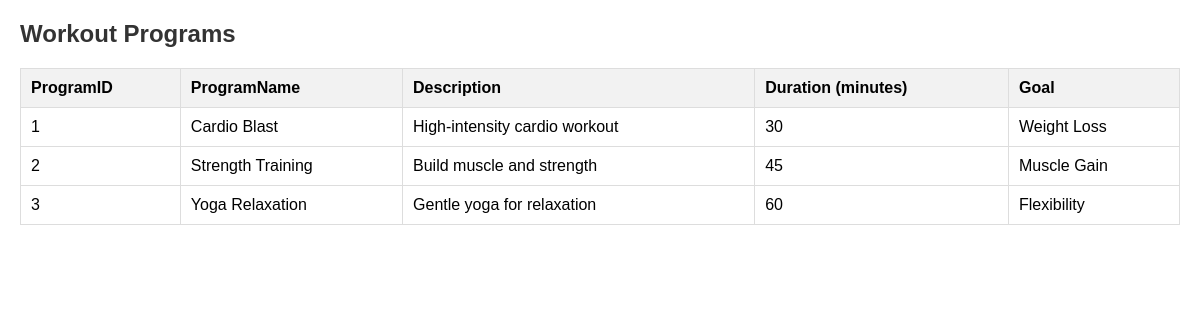
Screenshot of /program.php with the database file from the repository.
### tables this page shows
CREATE TABLE `WorkoutProgram` (
  `ProgramID` int(11) unsigned NOT NULL,
  `ProgramName` varchar(50) NOT NULL,
  `Description` varchar(255) NOT NULL,
  `Duration` int(11) NOT NULL,
  `Goal` varchar(50) NOT NULL,
  PRIMARY KEY (`ProgramID`)
);

### program.php (the view, shortened to what this page needs)
<?php
$conn = connectDB();
$sql = "SELECT * FROM WorkoutProgram";
$result = $conn->query($sql);
if ($result->num_rows > 0) {
    $workoutPrograms = $result->fetch_all(MYSQLI_ASSOC);
} else {
    echo "No workout program data found.";
    exit();
}
?>
<!DOCTYPE html>
<html lang="en">
<head>
</head>
<body>
<h2>Workout Programs</h2>
<table>
    <thead>
        <tr>
            <th>ProgramID</th>
            <th>ProgramName</th>
            <th>Description</th>
            <th>Duration (minutes)</th>
            <th>Goal</th>
        </tr>
    </thead>
    <tbody>
        <?php foreach ($workoutPrograms as $program): ?>
            <tr>
                <td><?php echo $program['ProgramID']; ?></td>
                <td><?php echo $program['ProgramName']; ?></td>
                <td><?php echo $program['Description']; ?></td>
                <td><?php echo $program['Duration']; ?></td>
                <td><?php echo $program['Goal']; ?></td>
            </tr>
        <?php endforeach; ?>
    </tbody>
</table>
</body>
</html>

### program.php (style rules this page uses)
body { font-family: Arial, sans-serif; margin: 20px; }
h2 { color: #333; }
table { width: 100%; border-collapse: collapse; margin-top: 20px; }
table, th, td { border: 1px solid #ddd; }
th, td { padding: 10px; text-align: left; }
th { background-color: #f2f2f2; }

### rows the page displays
workoutprogram: ProgramID "1", ProgramName "Cardio Blast", Description "High-intensity cardio workout", Duration "30", Goal "Weight Loss"
workoutprogram: ProgramID "2", ProgramName "Strength Training", Description "Build muscle and strength", Duration "45", Goal "Muscle Gain"
workoutprogram: ProgramID "3", ProgramName "Yoga Relaxation", Description "Gentle yoga for relaxation", Duration "60", Goal "Flexibility"
